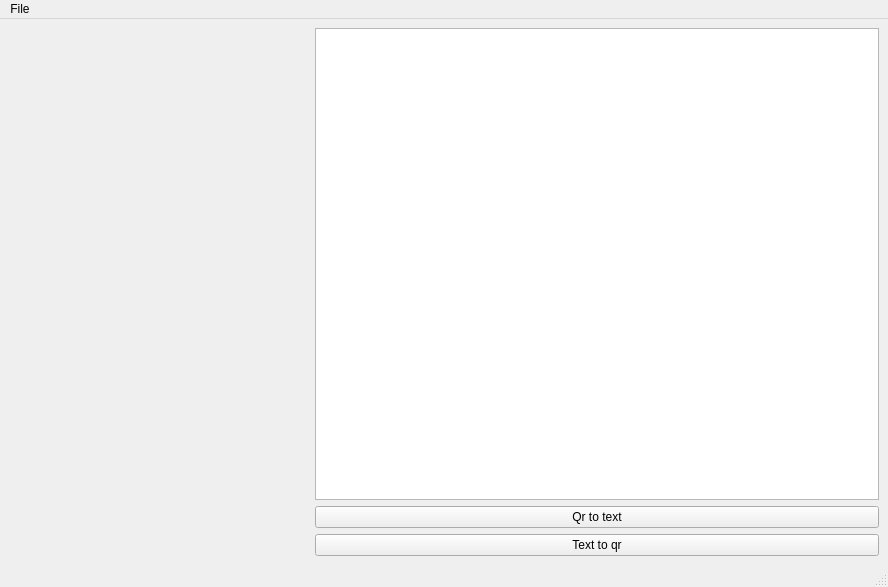
<?xml version="1.0" encoding="UTF-8"?>
<ui version="4.0">
 <class>MainWindow</class>
 <widget class="QMainWindow" name="MainWindow">
  <property name="geometry">
   <rect>
    <x>0</x>
    <y>0</y>
    <width>888</width>
    <height>587</height>
   </rect>
  </property>
  <property name="windowTitle">
   <string>MainWindow</string>
  </property>
  <widget class="QWidget" name="centralwidget">
   <layout class="QHBoxLayout" name="horizontalLayout">
    <item>
     <widget class="QLabel" name="label">
      <property name="minimumSize">
       <size>
        <width>300</width>
        <height>300</height>
       </size>
      </property>
      <property name="text">
       <string/>
      </property>
     </widget>
    </item>
    <item>
     <layout class="QVBoxLayout" name="verticalLayout">
      <item>
       <widget class="QTextEdit" name="textEdit"/>
      </item>
      <item>
       <widget class="QPushButton" name="pushButton_2">
        <property name="text">
         <string>Qr to text</string>
        </property>
       </widget>
      </item>
      <item>
       <widget class="QPushButton" name="pushButton">
        <property name="text">
         <string>Text to qr</string>
        </property>
       </widget>
      </item>
     </layout>
    </item>
   </layout>
  </widget>
  <widget class="QMenuBar" name="menubar">
   <property name="geometry">
    <rect>
     <x>0</x>
     <y>0</y>
     <width>888</width>
     <height>21</height>
    </rect>
   </property>
   <widget class="QMenu" name="menuFile">
    <property name="title">
     <string>File</string>
    </property>
    <addaction name="actionLoad"/>
    <addaction name="actionSave"/>
    <addaction name="actionQuit"/>
   </widget>
   <addaction name="menuFile"/>
  </widget>
  <widget class="QStatusBar" name="statusbar"/>
  <action name="actionLoad">
   <property name="text">
    <string>Load</string>
   </property>
  </action>
  <action name="actionSave">
   <property name="text">
    <string>Save</string>
   </property>
  </action>
  <action name="actionQuit">
   <property name="text">
    <string>Quit</string>
   </property>
  </action>
 </widget>
 <resources/>
 <connections/>
</ui>
